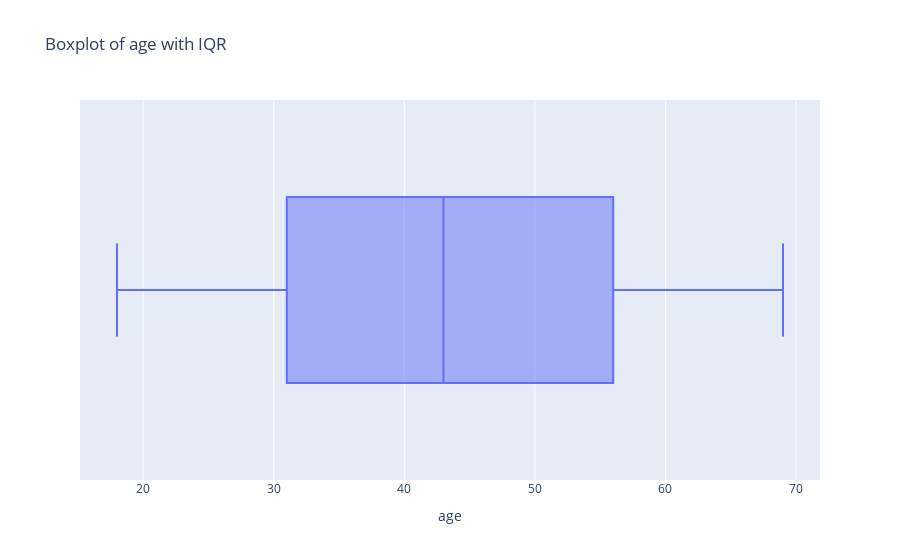
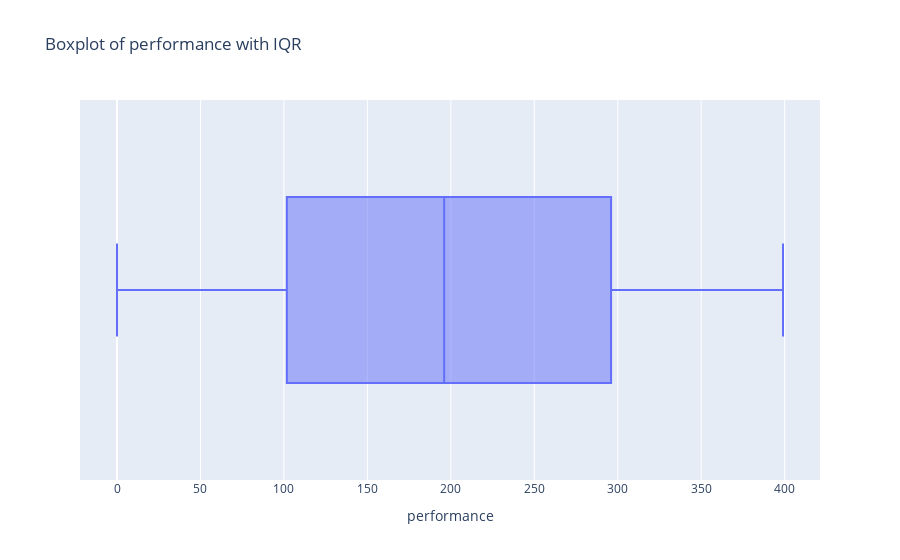

Write notebook code for charts like these, in order.
### Code cell
for col in df_num:
    q1 = df[col].quantile(0.25)
    q3 = df[col].quantile(0.75)
    IQR = q3 - q1
    print(f"Q1: {q1} and Q3: {q3} of Column {col}\nIQR: {IQR}")

    #plt.figure(figsize=(8, 6))
    #sns.boxplot(x=df[col])
    #plt.title(f'Boxplot of {col} with IQR')
    #plt.show()
    fig = px.box(data_frame=df_num, x=df_num[col], title=f'Boxplot of {col} with IQR')
    fig.show()

### Figure 1 — Plotly figure (JSON) as saved in the notebook; plotly's stock layout.template omitted (floating-point values rounded to 4 significant figures; data arrays with more than 128 entries replaced by an {"elided": "..."} marker saying what was removed)
{"data": [{"alignmentgroup": "True", "hovertemplate": "age=%{x}<extra></extra>", "legendgroup": "", "marker": {"color": "#636efa"}, "name": "", "notched": false, "offsetgroup": "", "orientation": "h", "showlegend": false, "type": "box", "x": {"elided": "9053 int values"}, "x0": " ", "xaxis": "x", "y0": " ", "yaxis": "y"}], "layout": {"boxmode": "group", "legend": {"tracegroupgap": 0}, "title": {"text": "Boxplot of age with IQR"}, "xaxis": {"anchor": "y", "domain": [0, 1], "title": {"text": "age"}}, "yaxis": {"anchor": "x", "domain": [0, 1]}}}

### Figure 2 — Plotly figure (JSON) as saved in the notebook; plotly's stock layout.template omitted (floating-point values rounded to 4 significant figures; data arrays with more than 128 entries replaced by an {"elided": "..."} marker saying what was removed)
{"data": [{"alignmentgroup": "True", "hovertemplate": "performance=%{x}<extra></extra>", "legendgroup": "", "marker": {"color": "#636efa"}, "name": "", "notched": false, "offsetgroup": "", "orientation": "h", "showlegend": false, "type": "box", "x": {"elided": "9053 int values"}, "x0": " ", "xaxis": "x", "y0": " ", "yaxis": "y"}], "layout": {"boxmode": "group", "legend": {"tracegroupgap": 0}, "title": {"text": "Boxplot of performance with IQR"}, "xaxis": {"anchor": "y", "domain": [0, 1], "title": {"text": "performance"}}, "yaxis": {"anchor": "x", "domain": [0, 1]}}}
